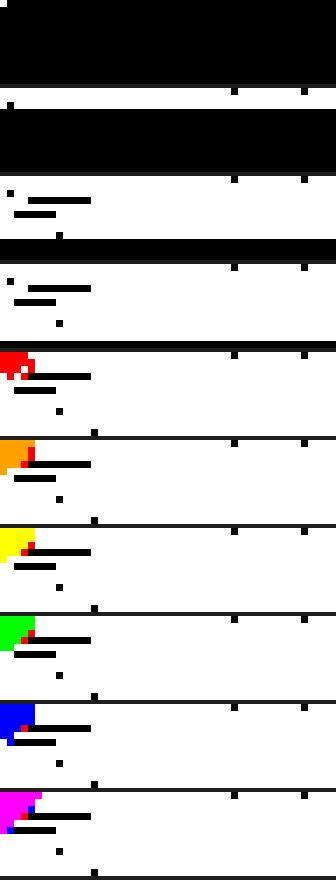
#> input picture decoded/drawing_frames.png, 672 x 1760 px (shown at 1/2 size)
$ python -i images.py   (imports and definitions only)
#> lines starting #> are read from the running program, lines starting #| are printed output that depends on the picture
### shining_helmet/constants.py
"""GATT identifiers, display geometry, and command opcodes.

All values here are VERIFIED from the live device + decompiled app unless tagged
TODO(verify:...). See VERIFY.md for the running checklist of open items.
"""

# ---- Display geometry (VERIFIED) ----
WIDTH = 48
HEIGHT = 12

# ---- GATT (VERIFIED live on SCR-DEFC35) ----
def _u16(short: str) -> str:
    return f"0000{short}-0000-1000-8000-00805f9b34fb"

SERVICE_DISPLAY = _u16("00fa")     # vendor display/control service
CHAR_WRITE = _u16("fa02")          # write / write-without-response  (phone -> helmet)
CHAR_NOTIFY = _u16("fa03")         # notify (acks/status)            (helmet -> phone)

SERVICE_AUTH = _u16("ae00")        # JieLi RCSP auth service (only needed for OTA)
CHAR_AUTH_WRITE = _u16("ae01")
CHAR_AUTH_NOTIFY = _u16("ae02")

# Advertised device name prefix (the captured unit was "SCR-DEFC35")
DEVICE_NAME_PREFIX = "SCR-"

# Default flip direction applied on connect (see ShiningHelmet's `flip` param).
# VERIFIED LIVE 2026-08-12: as mounted on the actual helmet (BurningManHelmet26),
# the panel's native flip=0 state renders upside-down; flip=1 (180deg) is
# upright. This is a physical-mounting fact about this specific unit, not a
# protocol default — pass flip=None or flip=0 to ShiningHelmet() if a
# differently-mounted panel needs the untouched state instead.
DEFAULT_FLIP = 1

# ---- Command framing ----
# Frame = [len, 0x00, cmd, sub, args...]  (len = total byte length, low byte)
FRAME_PAD = 0x00

# (cmd, sub) pairs. Names from the app's sendTool_* builders.
CMD_SYNC_TIME = (0x01, 0x80)        # VERIFIED
CMD_RESET = (0x03, 0x80)            # TODO(verify:reset) decoded from source, not exercised
CMD_BRIGHTNESS = (0x04, 0x80)       # VERIFIED (ack received); value range TODO(verify:brightness-range)
CMD_GRAFFITI = (0x04, 0x01)         # VERIFIED (open=1 / close=0)
CMD_DIRECTION = (0x06, 0x80)        # VERIFIED ack; arg meaning TODO(verify:flip-values)
CMD_SCREEN = (0x07, 0x01)           # VERIFIED (on=1 / off=0)
CMD_DRAW = (0x05, 0x01)             # VERIFIED (draw one pixel)

# ---- Notifications on CHAR_NOTIFY ----
# Command acks echo the frame, e.g. 05 00 07 01 01 = screen-on ack.
#
# Upload status notifications (decoded from the app's responseObj enum):
#   [05, 00, <content_type:2 LE>, <status>]
# where content_type echoes the upload header's type byte (0=screencast,
# 1=GIF, 2=picture) and status is:
# ---- Upload size cap (VERIFIED live 2026-07-25 by bisection) ----
# The device accepts a stored file of at most 40960 bytes = 10 x 4096-byte
# blocks. 40960 uploads and saves; 40961 is REJECTED at block 1 with status 0
# (not 2/SPACE_FULL) — the helmet pre-checks the file_len declared in the block
# header and refuses before any payload lands. It is a BYTE cap, not a frame
# cap: a 600-frame animation at 22 KB stores fine, 1200 frames only failed
# because it was 44.6 KB.
MAX_UPLOAD_BYTES = 40960

UPLOAD_STATUS_ERROR = 0x00        # error / CRC mismatch -> app resends current block
UPLOAD_STATUS_READY = 0x01        # "able": block received, send the next block
UPLOAD_STATUS_SPACE_FULL = 0x02   # device storage full -> abort
UPLOAD_STATUS_SAVED = 0x03        # whole file saved (final ack; e.g. 05 00 01 00 03)
UPLOAD_STATUS_TIMEOUT = 0x04

### shining_helmet/images.py
"""Image helpers: load/resize to 48x12 and turn a frame into draw-pixel writes.

Requires the optional `pillow` dependency:  pip install "shining-helmet[images]"
"""
from __future__ import annotations
from . import constants as C
from . import protocol

try:
    from PIL import Image, ImageSequence, ImageDraw, ImageFont  # noqa: F401
    _HAVE_PIL = True
except ImportError:  # pragma: no cover
    _HAVE_PIL = False

# Common system fonts to try for text rendering (first that loads wins).
_FONT_CANDIDATES = [
    r"C:\Windows\Fonts\arialbd.ttf", r"C:\Windows\Fonts\arial.ttf",
    r"C:\Windows\Fonts\consola.ttf", r"C:\Windows\Fonts\segoeui.ttf",
    "/usr/share/fonts/truetype/dejavu/DejaVuSans-Bold.ttf",
    "/usr/share/fonts/truetype/dejavu/DejaVuSans.ttf",
    "/System/Library/Fonts/Supplemental/Arial Bold.ttf",
]
_font_cache: dict = {}


def _require_pil():
    if not _HAVE_PIL:
        raise RuntimeError('Pillow required: pip install "shining-helmet[images]"')


# [57 lines left out: functions load_frame, frame_to_pixels, frame_to_draw_writes, encode_gif, not called in this run]


def encode_gif_sequence(frames, *, fps: float = 10.0, colors: int = 8,
                        collapse: bool = True) -> bytes:
    """Encode an iterable of PIL frames as one 48x12 animated GIF for upload.

    Unlike `encode_gif` (which re-encodes an existing image at a single frame
    duration), this takes generated frames and gives every frame its own delay,
    so `collapse` can merge runs of IDENTICAL consecutive frames into a single
    frame with the accumulated duration. For a text show — where a word is held
    for half a second — that is a large saving: the held run costs one frame
    instead of `fps/2`, and the device's 40960-byte cap (C.MAX_UPLOAD_BYTES)
    buys much more show time.

    `colors` quantizes each frame (8 keeps GIFs small; 0 = full color).

    NOTE on `collapse`: Pillow's GIF writer ALREADY merges identical consecutive
    frames and sums their durations, unconditionally — `optimize=` and
    `disposal=` do not disable it. So `collapse=False` produces byte-identical
    output and is not an escape hatch; it only skips doing the same work here
    first. Producing genuinely repeated frames would require making them differ.

    TODO(verify:gif-frame-delays): the stored file keeps the per-frame delays,
    but it is not yet eyeballed whether the panel honors them or re-times every
    frame equally. If it re-times, the fix is to render at a uniform delay and
    repeat *slightly differing* frames — not to pass collapse=False.
    """
    _require_pil()
    import io
    step_ms = max(10, int(round(1000 / fps)))
    out, durations = [], []
    for f in frames:
        f = f.convert("RGB").resize((C.WIDTH, C.HEIGHT), Image.NEAREST)
        if colors and 2 <= colors <= 256:
            f = f.quantize(colors=colors, method=Image.FASTOCTREE).convert("RGB")
        if collapse and out and f.tobytes() == out[-1].tobytes():
            durations[-1] += step_ms
        else:
            out.append(f)
            durations.append(step_ms)
    if not out:
        raise ValueError("no frames")
    buf = io.BytesIO()
    if len(out) == 1:
        out[0].save(buf, format="GIF")
    else:
        out[0].save(buf, format="GIF", save_all=True, append_images=out[1:],
                    duration=durations, loop=0)
    return buf.getvalue()


# [210 lines left out: functions encode_png, encode_png_fit, load_font, render_text_strip, text_frame, fit_text_frame and 4 more, not called in this run]

>>> import cv2
>>> picture = cv2.imread('../decoded/drawing_frames.png', cv2.IMREAD_GRAYSCALE)
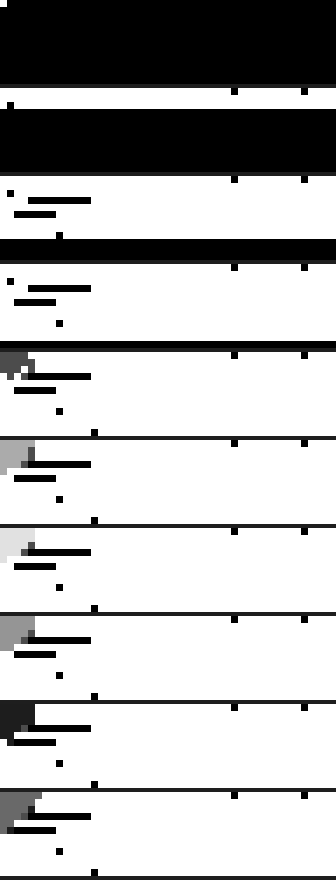
#> picture: shape (1760, 672) (shown at 1/2 size); min 0, max 255, mean 184.8
>>> result = encode_gif_sequence(picture)
#> the loop in encode_gif_sequence, `for f in frames:` made 1 pass
#> after the loop in encode_gif_sequence, `for f in frames:`: durations = []
#> (the run stopped early here; a loop or call above may not have finished)
